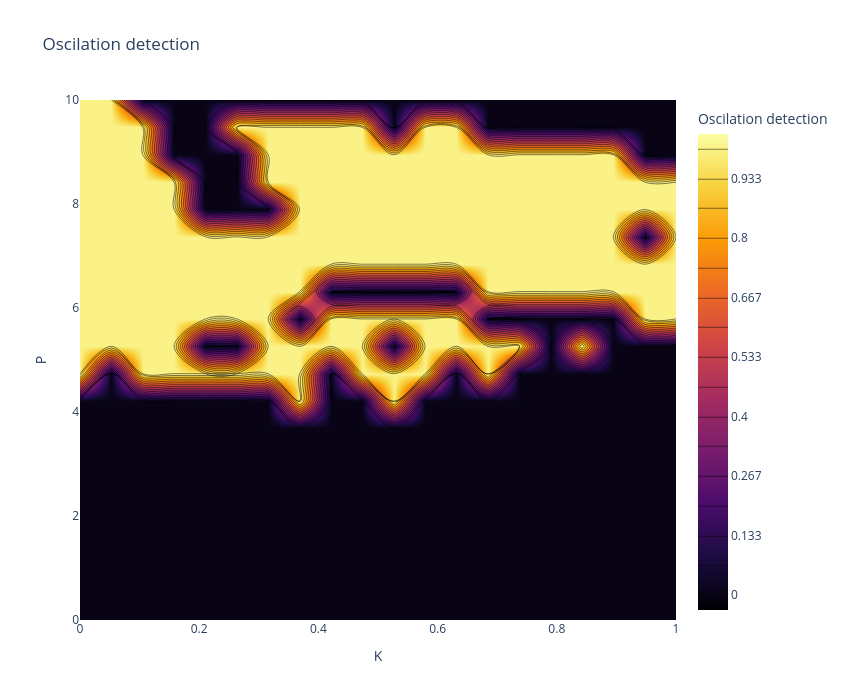
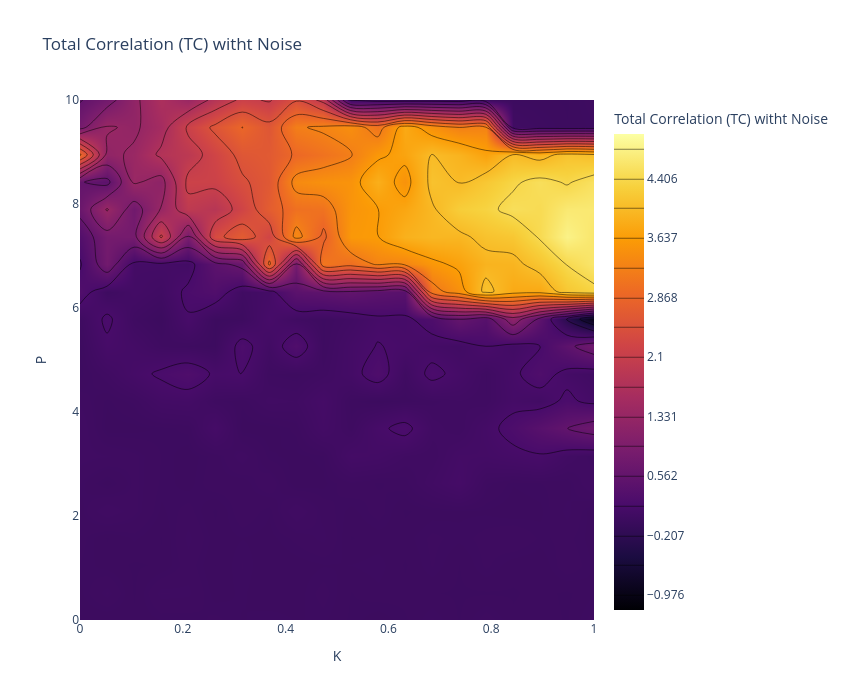
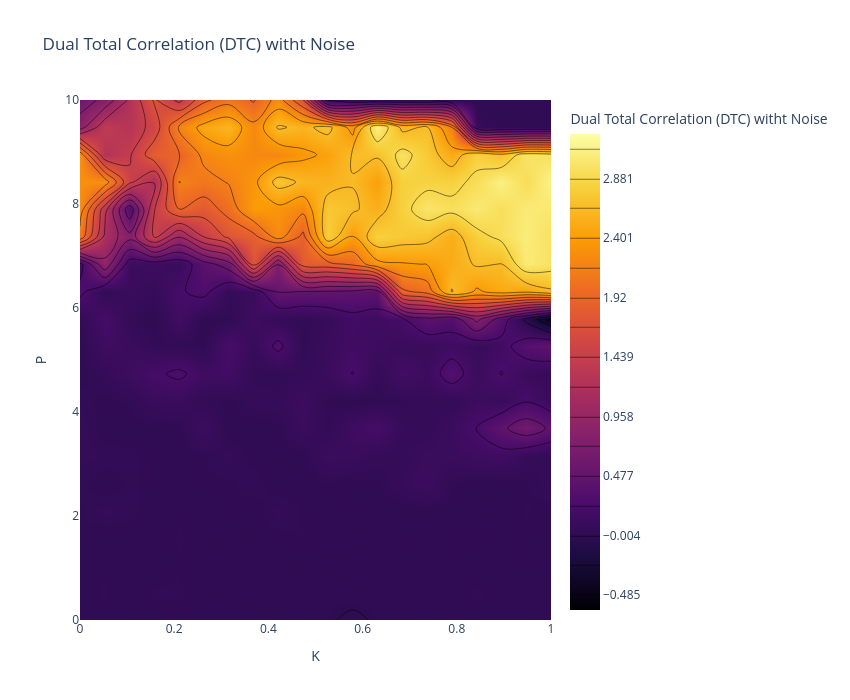
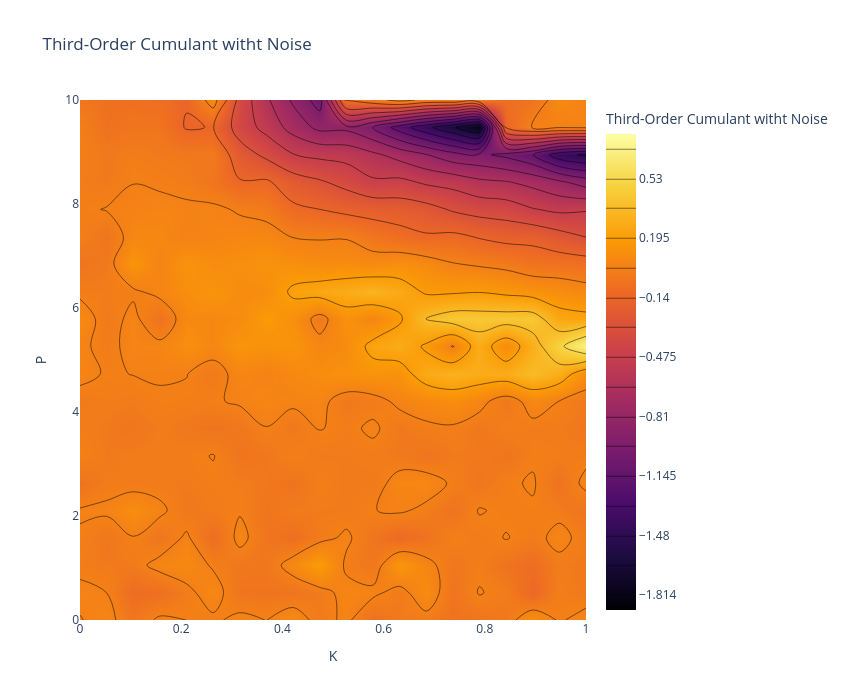

The code cell stored with these charts, in order, in its notebook:
### Markdown cell above
---
## **7. Oscillation Detection in $(P \times K$) Space** with noise
We perform a parameter sweep to detect oscillations in the $(P \times K$) space.

### Code cell
P_values = np.linspace(0.0, 10, 20)
K_values = np.linspace(0.0, 1.0, 20)
K3_values = np.linspace(0.0, 1.0, 20)
sigma_E = 0.03
T=20
start_idx = int(0.2 * len(t))


# Matrices to store metrics with noise
TC_map_noise = np.zeros((len(P_values), len(K_values)))
DTC_map_noise = np.zeros((len(P_values), len(K_values)))
Cumulant_map_noise = np.zeros((len(P_values), len(K_values)))
PowerCorr_map_noise = np.zeros((len(P_values), len(K_values)))
Entropy_map_noise = np.zeros((len(P_values), len(K_values)))  # Nueva métrica
Entropy_map_skew = np.zeros((len(P_values), len(K3_values)))  # Nueva métrica
Entropy_map_kurt = np.zeros((len(P_values), len(K3_values)))  # Nueva métrica



# Matrix to store oscillation detection with noise
oscillation_map_noise = np.zeros((len(P_values), len(K3_values)), dtype=int)
# mean_map = np.zeros((len(P_values), len(K_values), N_nodes))

#initial state
seed = 42
rng = np.random.default_rng(seed)
state0 = 0.1 * rng.standard_normal(2 * N_nodes)

for i, P_val in enumerate(P_values):
    for j, K3_val in enumerate(K3_values):
        # Simulation with noise using the existing function for higher-order interactions
        # t, states = simulate_wc_stochastic(state0, P_val, K3_val, M, T, dt, sigma_E=sigma_E, higher_order=True, T_ho=T_ho)
        P_vec = np.array([P_val, P_val, P_val])
        t, states = simulate_wc_stochastic(state0, P_vec, K3_val, M, T, dt, sigma_E = sigma_E, higher_order=True, T_ho=T_ho)

        E_node = states[start_idx:, :N_nodes]
        I_node = states[start_idx:, N_nodes:]

        # Oscillation detection using the existing function
        is_lc1, _, _, _ = detect_limit_cycle_poincare(E_node[:, 0], I_node[:, 0], dt, threshold_ratio=0.05, period_cv_threshold=0.05)
        is_lc2, _, _, _ = detect_limit_cycle_poincare(E_node[:, 0], I_node[:, 0], dt, threshold_ratio=0.05, period_cv_threshold=0.05)
        is_lc3, _, _, _ = detect_limit_cycle_poincare(E_node[:, 0], I_node[:, 0], dt, threshold_ratio=0.05, period_cv_threshold=0.05)
        oscillation_map_noise[i, j]  = int((is_lc1==True) and (is_lc2==True) and (is_lc3==True))

        # quitar transiente (ej. mitad inicial)
        # cut = int(0.5 * len(t))
        # E_ss = E_node[cut:, :]
        # mean firing por nodo
        # mean_map[i, j, :] = np.mean(E_ss, axis=0)


        # Remove transient
        E = states[start_idx:, :N_nodes]

        # Data matrix for higher-order metrics
        X = E.copy()

        # Covariance matrix
        Sigma = np.cov(X.T)

        # Higher-order metrics using the existing functions
        TC_map_noise[i, j] = TC_gauss(Sigma)
        DTC_map_noise[i, j] = DTC_gauss(Sigma)
        skew, kurt = dev_gauss(X)  # Cálculo de la entropía
        Entropy_map_skew[i, j] = skew
        Entropy_map_kurt[i, j] = kurt
        #Entropy_map_noise[i, j] = dev_gauss(Sigma)  # Cálculo de la entropía
        if X.shape[1] == 3:
            Cumulant_map_noise[i, j] = cumulants(X)
            PowerCorr_map_noise[i, j] = powercorr(X)

    if (i + 1) % 5 == 0:
        print(f"Progress: {i+1}/{len(P_values)}")

# Visualization using the existing function
# plot_oscillation_map(oscillation_map_noise, P_values, K3_values, title="Oscillation Detection (P-K3) with Noise")

# Visualization using the existing functions

#cleaing the matrix
TC_clean = clean_rowwise_signed(TC_map_noise, n_std=2)
DTC_clean = clean_rowwise_signed(DTC_map_noise, n_std=2)
Cumulant_clean = clean_rowwise_signed(Cumulant_map_noise,n_std=2)
PowerCorr_clean = clean_rowwise_signed(PowerCorr_map_noise,n_std=2)
Skew_clean = clean_rowwise_signed(Entropy_map_skew,n_std=2)
Kurt_clean = clean_rowwise_signed(Entropy_map_kurt,n_std=2)

# visualization the matrix cleaned
plot_metrics_contour(oscillation_map_noise, P_values, K3_values, title="Oscilation detection")

plot_metrics_contour(TC_clean, P_values, K3_values, title="Total Correlation (TC) witht Noise")
plot_metrics_contour(DTC_clean, P_values, K3_values, title="Dual Total Correlation (DTC) witht Noise")
plot_metrics_contour(Cumulant_clean, P_values, K3_values, title="Third-Order Cumulant witht Noise")
plot_metrics_contour(PowerCorr_clean, P_values, K3_values, title="Triple Power Correlation witht Noise")
plot_metrics_contour(Skew_clean, P_values, K3_values, title="skew with Noise")
plot_metrics_contour(Kurt_clean, P_values, K3_values, title="Kurt with Noise")

### Figure 1 — Plotly figure (JSON) as saved in the notebook; plotly's stock layout.template omitted (floating-point values rounded to 4 significant figures; data arrays with more than 128 entries replaced by an {"elided": "..."} marker saying what was removed)
{"data": [{"colorbar": {"title": {"text": "Oscilation detection"}}, "colorscale": [[0, "#000004"], [0.1111, "#1b0c41"], [0.2222, "#4a0c6b"], [0.3333, "#781c6d"], [0.4444, "#a52c60"], [0.5556, "#cf4446"], [0.6667, "#ed6925"], [0.7778, "#fb9b06"], [0.8889, "#f7d13d"], [1, "#fcffa4"]], "contours": {"coloring": "heatmap", "end": 1, "showlines": true, "size": 0.06667, "start": 0}, "type": "contour", "x": [0.0, 0.05263, 0.1053, 0.1579, 0.2105, 0.2632, 0.3158, 0.3684, 0.4211, 0.4737, 0.5263, 0.5789, 0.6316, 0.6842, 0.7368, 0.7895, 0.8421, 0.8947, 0.9474, 1.0], "y": [0.0, 0.5263, 1.053, 1.579, 2.105, 2.632, 3.158, 3.684, 4.211, 4.737, 5.263, 5.789, 6.316, 6.842, 7.368, 7.895, 8.421, 8.947, 9.474, 10.0], "z": {"elided": "20x20 int values"}}], "layout": {"height": 700, "title": {"text": "Oscilation detection"}, "width": 850, "xaxis": {"title": {"text": "K"}}, "yaxis": {"title": {"text": "P"}}}}

### Figure 2 — Plotly figure (JSON) as saved in the notebook; plotly's stock layout.template omitted (floating-point values rounded to 4 significant figures; data arrays with more than 128 entries replaced by an {"elided": "..."} marker saying what was removed)
{"data": [{"colorbar": {"title": {"text": "Total Correlation (TC) witht Noise"}}, "colorscale": [[0, "#000004"], [0.1111, "#1b0c41"], [0.2222, "#4a0c6b"], [0.3333, "#781c6d"], [0.4444, "#a52c60"], [0.5556, "#cf4446"], [0.6667, "#ed6925"], [0.7778, "#fb9b06"], [0.8889, "#f7d13d"], [1, "#fcffa4"]], "contours": {"coloring": "heatmap", "end": 4.79, "showlines": true, "size": 0.3844, "start": -0.9758}, "type": "contour", "x": [0.0, 0.05263, 0.1053, 0.1579, 0.2105, 0.2632, 0.3158, 0.3684, 0.4211, 0.4737, 0.5263, 0.5789, 0.6316, 0.6842, 0.7368, 0.7895, 0.8421, 0.8947, 0.9474, 1.0], "y": [0.0, 0.5263, 1.053, 1.579, 2.105, 2.632, 3.158, 3.684, 4.211, 4.737, 5.263, 5.789, 6.316, 6.842, 7.368, 7.895, 8.421, 8.947, 9.474, 10.0], "z": {"elided": "20x20 float values"}}], "layout": {"height": 700, "title": {"text": "Total Correlation (TC) witht Noise"}, "width": 850, "xaxis": {"title": {"text": "K"}}, "yaxis": {"title": {"text": "P"}}}}

### Figure 3 — Plotly figure (JSON) as saved in the notebook; plotly's stock layout.template omitted (floating-point values rounded to 4 significant figures; data arrays with more than 128 entries replaced by an {"elided": "..."} marker saying what was removed)
{"data": [{"colorbar": {"title": {"text": "Dual Total Correlation (DTC) witht Noise"}}, "colorscale": [[0, "#000004"], [0.1111, "#1b0c41"], [0.2222, "#4a0c6b"], [0.3333, "#781c6d"], [0.4444, "#a52c60"], [0.5556, "#cf4446"], [0.6667, "#ed6925"], [0.7778, "#fb9b06"], [0.8889, "#f7d13d"], [1, "#fcffa4"]], "contours": {"coloring": "heatmap", "end": 3.122, "showlines": true, "size": 0.2404, "start": -0.4845}, "type": "contour", "x": [0.0, 0.05263, 0.1053, 0.1579, 0.2105, 0.2632, 0.3158, 0.3684, 0.4211, 0.4737, 0.5263, 0.5789, 0.6316, 0.6842, 0.7368, 0.7895, 0.8421, 0.8947, 0.9474, 1.0], "y": [0.0, 0.5263, 1.053, 1.579, 2.105, 2.632, 3.158, 3.684, 4.211, 4.737, 5.263, 5.789, 6.316, 6.842, 7.368, 7.895, 8.421, 8.947, 9.474, 10.0], "z": {"elided": "20x20 float values"}}], "layout": {"height": 700, "title": {"text": "Dual Total Correlation (DTC) witht Noise"}, "width": 850, "xaxis": {"title": {"text": "K"}}, "yaxis": {"title": {"text": "P"}}}}

### Figure 4 — Plotly figure (JSON) as saved in the notebook; plotly's stock layout.template omitted (floating-point values rounded to 4 significant figures; data arrays with more than 128 entries replaced by an {"elided": "..."} marker saying what was removed)
{"data": [{"colorbar": {"title": {"text": "Third-Order Cumulant witht Noise"}}, "colorscale": [[0, "#000004"], [0.1111, "#1b0c41"], [0.2222, "#4a0c6b"], [0.3333, "#781c6d"], [0.4444, "#a52c60"], [0.5556, "#cf4446"], [0.6667, "#ed6925"], [0.7778, "#fb9b06"], [0.8889, "#f7d13d"], [1, "#fcffa4"]], "contours": {"coloring": "heatmap", "end": 0.697, "showlines": true, "size": 0.1674, "start": -1.814}, "type": "contour", "x": [0.0, 0.05263, 0.1053, 0.1579, 0.2105, 0.2632, 0.3158, 0.3684, 0.4211, 0.4737, 0.5263, 0.5789, 0.6316, 0.6842, 0.7368, 0.7895, 0.8421, 0.8947, 0.9474, 1.0], "y": [0.0, 0.5263, 1.053, 1.579, 2.105, 2.632, 3.158, 3.684, 4.211, 4.737, 5.263, 5.789, 6.316, 6.842, 7.368, 7.895, 8.421, 8.947, 9.474, 10.0], "z": {"elided": "20x20 float values"}}], "layout": {"height": 700, "title": {"text": "Third-Order Cumulant witht Noise"}, "width": 850, "xaxis": {"title": {"text": "K"}}, "yaxis": {"title": {"text": "P"}}}}
